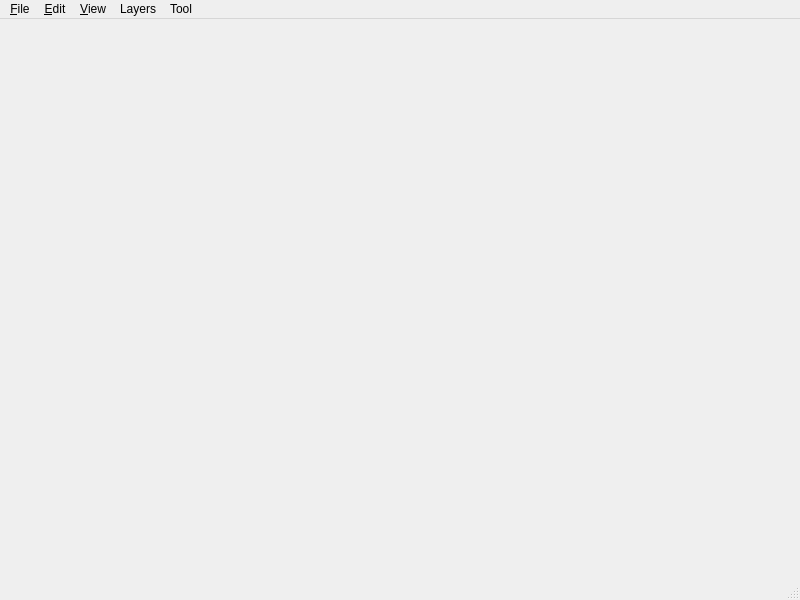
<?xml version="1.0" encoding="UTF-8"?>
<ui version="4.0">
 <class>MainWindow</class>
 <widget class="QMainWindow" name="MainWindow">
  <property name="geometry">
   <rect>
    <x>0</x>
    <y>0</y>
    <width>800</width>
    <height>600</height>
   </rect>
  </property>
  <property name="windowTitle">
   <string>MainWindow</string>
  </property>
  <widget class="QWidget" name="centralwidget">
   <layout class="QHBoxLayout" name="horizontalLayout">
    <item>
     <layout class="QVBoxLayout" name="main_layout"/>
    </item>
    <item>
     <layout class="QVBoxLayout" name="editors_layout">
	 <item>
      <widget class="QToolBar" name="toolbar">
       <property name="minimumSize">
        <size>
         <width>0</width>
         <height>32</height>
        </size>
       </property>
       <property name="windowTitle">
        <string>toolBar</string>
       </property>
      </widget>
     </item>
	 </layout>
    </item>
   </layout>
  </widget>
  <widget class="QMenuBar" name="menubar">
   <property name="geometry">
    <rect>
     <x>0</x>
     <y>0</y>
     <width>800</width>
     <height>21</height>
    </rect>
   </property>
   <widget class="QMenu" name="menuFile">
    <property name="title">
     <string>&amp;File</string>
    </property>
    <addaction name="action_New"/>
    <addaction name="action_Open"/>
    <addaction name="separator"/>
    <addaction name="action_Save"/>
    <addaction name="action_Save_As"/>
    <addaction name="action_Export_Cry_Layout"/>
   </widget>
   <widget class="QMenu" name="menu_Edit">
    <property name="title">
     <string>&amp;Edit</string>
    </property>
    <addaction name="action_Undo"/>
    <addaction name="action_Redo"/>
   </widget>
   <widget class="QMenu" name="menu_View">
    <property name="title">
     <string>&amp;View</string>
    </property>
    <addaction name="action_View_Grid"/>
    <addaction name="action_View_Walls"/>
    <addaction name="separator"/>
    <addaction name="action_Zoom_In"/>
    <addaction name="action_Zoom_Out"/>
    <addaction name="separator"/>
    <addaction name="action_Rotate_90_CW"/>
    <addaction name="action_Rotate_90_CCW"/>
   </widget>
   <widget class="QMenu" name="menuTool">
    <property name="title">
     <string>Tool</string>
    </property>
    <addaction name="action_Select"/>
    <addaction name="action_Place"/>
    <addaction name="action_Draw"/>
   </widget>
   <widget class="QMenu" name="menuLayers">
    <property name="title">
     <string>Layers</string>
    </property>
    <addaction name="action_Add_Layer"/>
    <addaction name="action_Raise_Layer"/>
    <addaction name="action_Lower_Layer"/>
    <addaction name="action_Remove_Layer"/>
    <addaction name="action_Duplicate_Layer"/>
   </widget>
   <addaction name="menuFile"/>
   <addaction name="menu_Edit"/>
   <addaction name="menu_View"/>
   <addaction name="menuLayers"/>
   <addaction name="menuTool"/>
  </widget>
  <widget class="QStatusBar" name="statusbar"/>
  <action name="action_Open">
   <property name="text">
    <string>&amp;Open...</string>
   </property>
   <property name="shortcut">
    <string>Ctrl+O</string>
   </property>
  </action>
  <action name="action_Save">
   <property name="text">
    <string>&amp;Save</string>
   </property>
   <property name="shortcut">
    <string>Ctrl+S</string>
   </property>
  </action>
  <action name="action_Save_As">
   <property name="text">
    <string>Save &amp;As...</string>
   </property>
   <property name="shortcut">
    <string>Ctrl+Shift+S</string>
   </property>
  </action>
  <action name="action_Undo">
   <property name="text">
    <string>&amp;Undo</string>
   </property>
   <property name="shortcut">
    <string>Ctrl+Z</string>
   </property>
  </action>
  <action name="action_Redo">
   <property name="text">
    <string>&amp;Redo</string>
   </property>
   <property name="shortcut">
    <string>Ctrl+Shift+Z</string>
   </property>
  </action>
  <action name="action_New">
   <property name="text">
    <string>&amp;New...</string>
   </property>
   <property name="shortcut">
    <string>Ctrl+N</string>
   </property>
  </action>
  <action name="action_View_Grid">
   <property name="text">
    <string>View &amp;Grid</string>
   </property>
   <property name="shortcut">
    <string>Ctrl+G</string>
   </property>
  </action>
  <action name="action_Zoom_In">
   <property name="text">
    <string>Zoom In</string>
   </property>
   <property name="shortcut">
    <string>Ctrl+=</string>
   </property>
  </action>
  <action name="action_Zoom_Out">
   <property name="text">
    <string>Zoom Out</string>
   </property>
   <property name="shortcut">
    <string>Ctrl+-</string>
   </property>
  </action>
  <action name="action_Rotate_90_CW">
   <property name="text">
    <string>Rotate 90 CW</string>
   </property>
  </action>
  <action name="action_Rotate_90_CCW">
   <property name="text">
    <string>Rotate 90 CCW</string>
   </property>
  </action>
  <action name="action_Select">
   <property name="checkable">
    <bool>true</bool>
   </property>
   <property name="text">
    <string>Select</string>
   </property>
   <property name="shortcut">
    <string>1</string>
   </property>
  </action>
  <action name="action_Place">
   <property name="checkable">
    <bool>true</bool>
   </property>
   <property name="text">
    <string>Place</string>
   </property>
   <property name="shortcut">
    <string>2</string>
   </property>
  </action>
  <action name="action_Draw">
   <property name="checkable">
    <bool>true</bool>
   </property>
   <property name="text">
    <string>Draw</string>
   </property>
   <property name="shortcut">
    <string>3</string>
   </property>
  </action>
  <action name="action_Add_Layer">
   <property name="text">
    <string>Add Layer</string>
   </property>
  </action>
  <action name="action_Raise_Layer">
   <property name="text">
    <string>Raise Layer</string>
   </property>
  </action>
  <action name="action_Lower_Layer">
   <property name="text">
    <string>Lower Layer</string>
   </property>
  </action>
  <action name="action_Remove_Layer">
   <property name="text">
    <string>Remove Layer</string>
   </property>
  </action>
  <action name="action_Duplicate_Layer">
   <property name="text">
    <string>Duplicate Layer</string>
   </property>
  </action>
  <action name="action_Export_Cry_Layout">
   <property name="text">
    <string>Export Cry Layout</string>
   </property>
  </action>
  <action name="action_View_Walls">
   <property name="checkable">
    <bool>true</bool>
   </property>
   <property name="text">
    <string>View Walls</string>
   </property>
  </action>
 </widget>
 <resources/>
 <connections/>
</ui>
